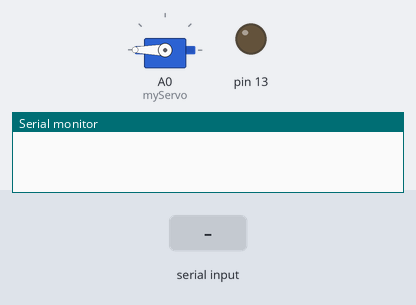
Simulated run of this sketch. Board: Arduino Uno, built with avr-gcc and run on an emulated ATmega328P. Shown: servo, output pins drawn as LEDs (lit = HIGH), the last lines printed to the serial monitor. The test bench sets the inputs (shaded band).

Above: at 1.6 s.
1.7 s: "START" received over Serial
At 3.6 s:
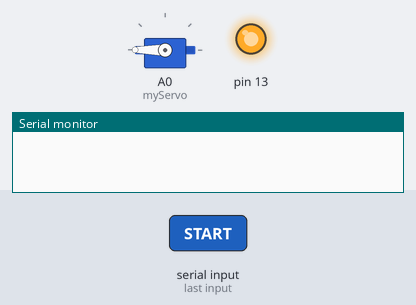
4.2 s: "90,45\n" received over Serial
At 5.6 s:
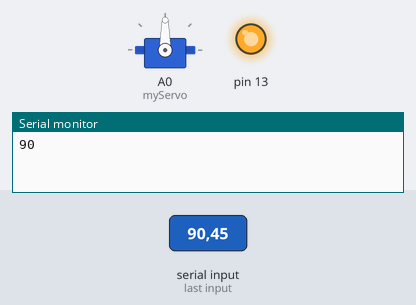
6.7 s: "30,150\n" received over Serial
At 8.7 s:
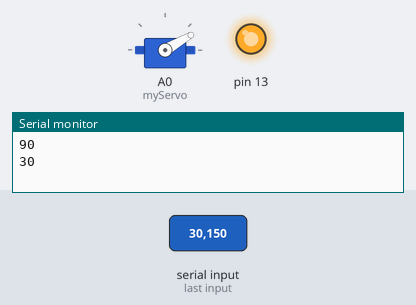
9.2 s: "5\n" received over Serial
At 11.4 s:
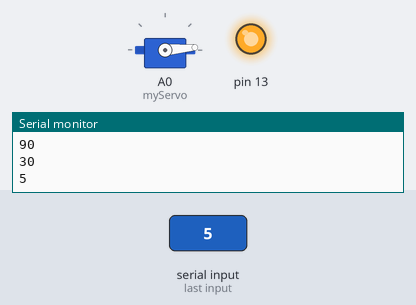
11.7 s: "90\n" received over Serial
At 13.6 s:
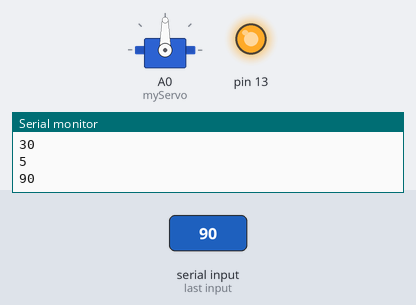
14.2 s: "200\n" received over Serial
At 15.5 s:
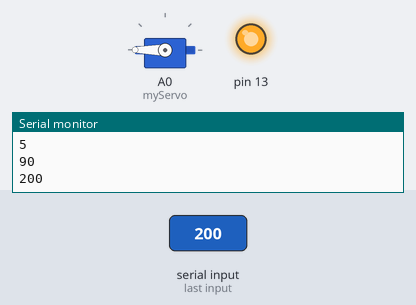
Timing chart, 0 to 17.2 s (numbered marks = the images above; inputs shaded):
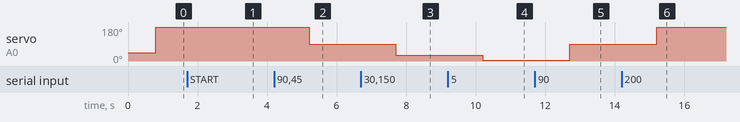

Measured:
- after the input at 1.7 s, pin 13: LOW → HIGH after 1.0 s
- after the input at 4.2 s, servo on A0 (myServo): 180° → 90° after 1.0 s
- after the input at 6.7 s, servo on A0 (myServo): 90° → 30° after 1.0 s
- after the input at 9.2 s, servo on A0 (myServo): 30° → 5° after 1.0 s
- after the input at 11.7 s, servo on A0 (myServo): 5° → 90° after 1.0 s
- after the input at 14.2 s, servo on A0 (myServo): 90° → 180° after 1.0 s

The sketch:

servo.ino
```cpp
#include <Servo.h>

Servo myServo;
String angle_str;
int angle;

void setup() {
  Serial.begin(9600);
  pinMode(13, OUTPUT);
  myServo.attach(A0);
  String str = "0";
  myServo.write(45);
  delay(800);
  myServo.write(180);
  while (!(str.indexOf("START") >= 0)) {
    str = Serial.readString();
  }
  digitalWrite(13, HIGH);
}

void loop() {
  //digitalWrite(13, LOW);
  digitalWrite(13, HIGH);
  do {
    angle_str = Serial.readString();
  } while (angle_str == "");

  int angle = angle_str.toInt();
  Serial.println(angle);
  myServo.write(angle);
  delay(1000);
  }
```
